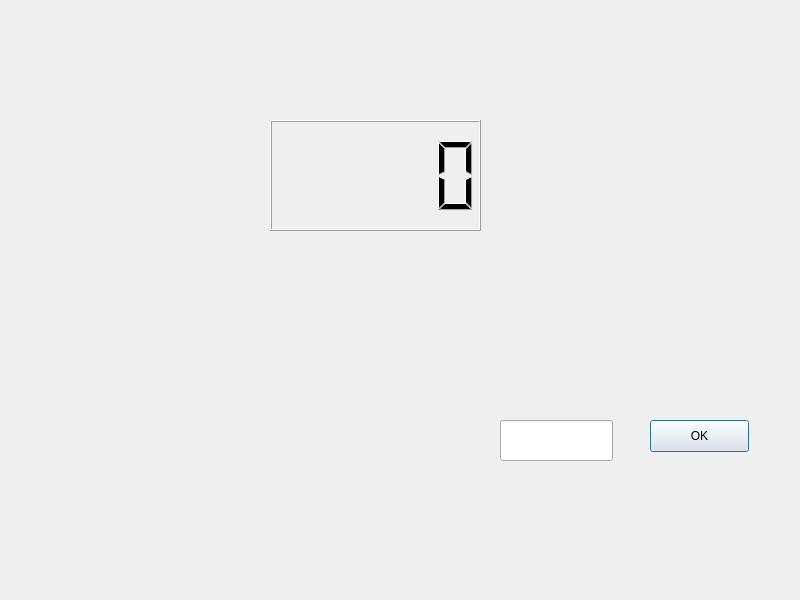
<?xml version="1.0" encoding="UTF-8"?>
<ui version="4.0">
 <class>Dialog</class>
 <widget class="QDialog" name="Dialog">
  <property name="geometry">
   <rect>
    <x>0</x>
    <y>0</y>
    <width>800</width>
    <height>600</height>
   </rect>
  </property>
  <property name="windowTitle">
   <string>Dialog</string>
  </property>
  <widget class="QLabel" name="label">
   <property name="geometry">
    <rect>
     <x>60</x>
     <y>10</y>
     <width>731</width>
     <height>351</height>
    </rect>
   </property>
   <property name="text">
    <string/>
   </property>
   <property name="pixmap">
    <pixmap>img/bomb.png</pixmap>
   </property>
   <property name="scaledContents">
    <bool>true</bool>
   </property>
  </widget>
  <widget class="QLCDNumber" name="lcdNumber">
   <property name="geometry">
    <rect>
     <x>270</x>
     <y>120</y>
     <width>211</width>
     <height>111</height>
    </rect>
   </property>
  </widget>
  <widget class="QLabel" name="problem">
   <property name="geometry">
    <rect>
     <x>200</x>
     <y>410</y>
     <width>141</width>
     <height>51</height>
    </rect>
   </property>
   <property name="font">
    <font>
     <pointsize>15</pointsize>
    </font>
   </property>
   <property name="text">
    <string/>
   </property>
  </widget>
  <widget class="QLineEdit" name="answer">
   <property name="geometry">
    <rect>
     <x>500</x>
     <y>420</y>
     <width>113</width>
     <height>41</height>
    </rect>
   </property>
   <property name="font">
    <font>
     <pointsize>15</pointsize>
    </font>
   </property>
  </widget>
  <widget class="QPushButton" name="OK">
   <property name="geometry">
    <rect>
     <x>650</x>
     <y>420</y>
     <width>99</width>
     <height>32</height>
    </rect>
   </property>
   <property name="text">
    <string>OK</string>
   </property>
  </widget>
 </widget>
 <resources/>
 <connections/>
</ui>
